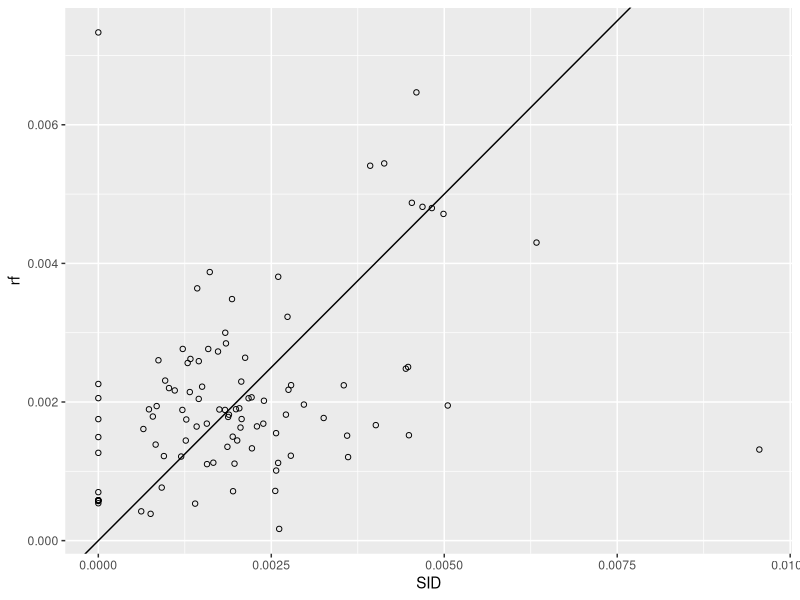
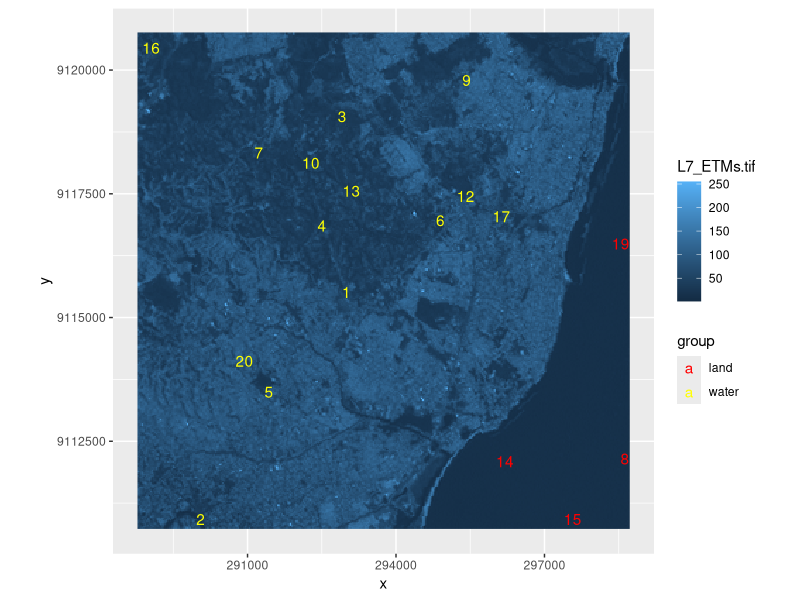
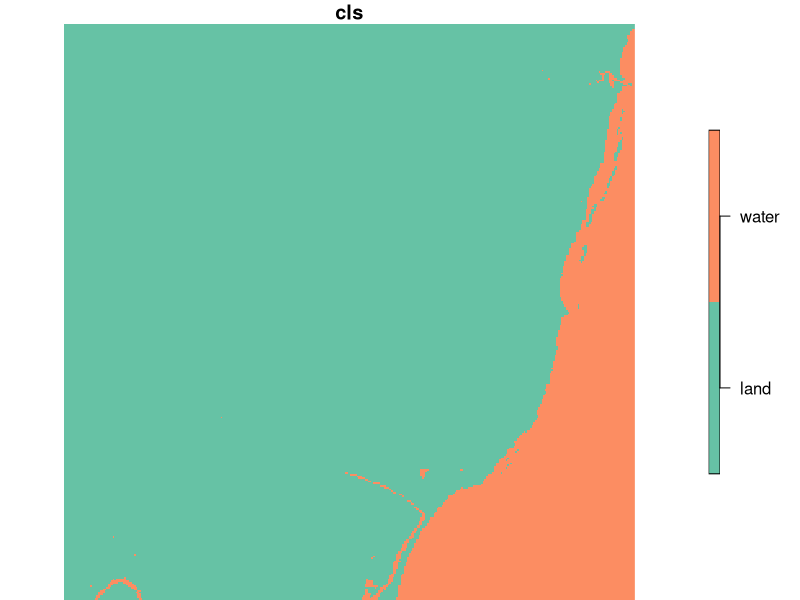
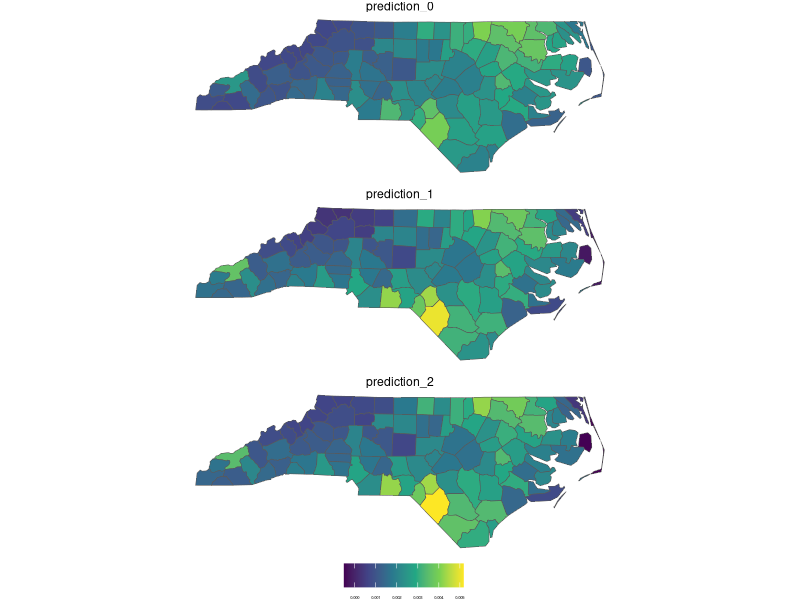
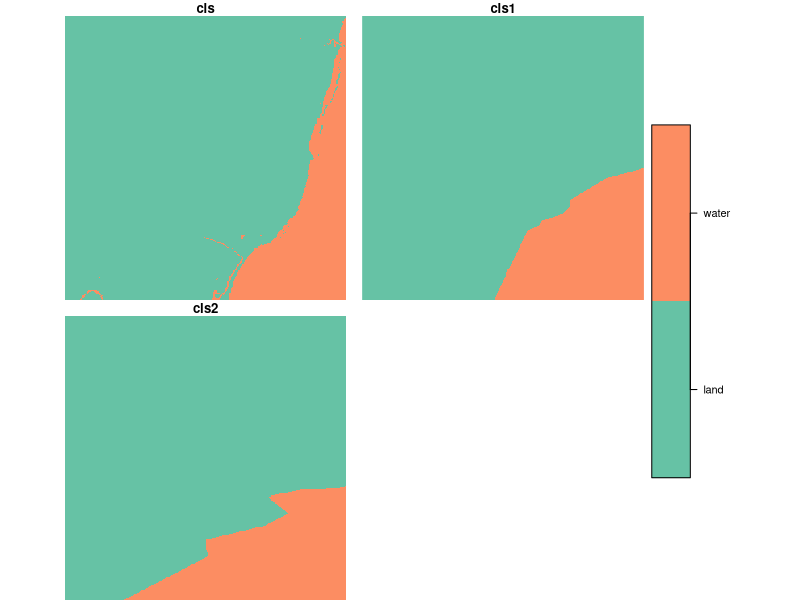

These charts were generated, in order, by the following R code:
## ---- chunk 1
library(tidyverse)
library(sf)
## ---- chunk 2
nc <- system.file("gpkg/nc.gpkg", package="sf") |>
  read_sf() 
## ---- chunk 3
nc %>% names
## ---- chunk 4
nc %>%
  select(SID74, BIR74, NWBIR74) %>%
  head
## ---- chunk 5
nc1 <- nc |> mutate(SID = SID74 / BIR74, NWB = NWBIR74 / BIR74)

nc1 %>% select(SID, NWB) %>% head
## ---- chunk 6
fit <- lm(SID ~ NWB, nc1)
broom::tidy(fit)
## ---- chunk 7
pr <- fit %>%
  predict(nc1, interval = "prediction")

bind_cols(nc, pr) |> names()
## ---- chunk 8
library(randomForest) |> suppressPackageStartupMessages()
## ---- chunk 9
r = randomForest(SID ~ NWB, nc1)
## ---- chunk 10
nc1$rf = predict(r)
## ---- chunk 11
nc2 <- nc1%>%
  select(SID,rf)

nc2%>%head
## ---- chunk 12
nc2 %>%
  ggplot(aes(SID,rf))+
  geom_point(shape=21,stroke=0.5)+
  geom_abline()
## ---- chunk 13
pts = st_sample(nc, 1000)
nc3 = st_intersection(nc1, pts)
## ---- chunk 14
fit |> summary()
## ---- chunk 15
fit2 <- lm(SID ~ NWB, nc3) 

fit2|> summary()
## ---- chunk 16
lm(SID ~ NWB, nc1) |>
  predict(nc1, interval = "prediction") -> pr1
lm(SID ~ NWB, nc3) |>
  predict(nc1, interval = "prediction") -> pr2
mean(pr1[,"upr"] - pr1[,"lwr"])
# [1] 0.005161177
mean(pr2[,"upr"] - pr2[,"lwr"])
# [1] 0.004992217
## ---- chunk 17
lm(SID ~ NWB, nc1) |>
  predict(nc1, interval = "confidence") -> pr1
lm(SID ~ NWB, nc3) |>
  predict(nc1, interval = "confidence") -> pr2
mean(pr1[,"upr"] - pr1[,"lwr"])
# [1] 0.0007025904
mean(pr2[,"upr"] - pr2[,"lwr"])
# [1] 0.000221525
## ---- chunk 18
tif <- system.file("tif/L7_ETMs.tif", package = "stars")
## ---- chunk 19
library(stars)
# r <- read_stars(tif)
(r <- read_stars(tif))
## ---- chunk 20
st_bbox(r)
## ---- chunk 21
st_bbox(r) |> 
  st_as_sfc()
## ---- chunk 22
set.seed(115517)
pts2 <- st_bbox(r) |> 
  st_as_sfc() |> 
  st_sample(20)
## ---- chunk 23
(e <- st_extract(r, pts2))
## ---- chunk 24
r%>%class
## ---- chunk 25
r%>%dim
## ---- chunk 26
st_as_sf(e)
## ---- chunk 27
e_df <- st_as_sf(e) |> 
  st_coordinates() %>%
  as_tibble() %>%
  mutate(label=c(1:20),
         group=ifelse(label%in%c(8, 14, 15, 18, 19),"land","water"))

e_df%>%head
## ---- chunk 28
ggplot()+
  stars::geom_stars(data=r)+
  geom_text(data=e_df,
            mapping=aes(x=X,y=Y,
                        label=label,
                        group=group,
                        color=group),
            check_overlap = T,
            inherit.aes = F)+
  scale_color_manual(values=c("red","yellow"))+
  coord_equal()
## ---- chunk 29
rs <- split(r)
rs
## ---- chunk 30
trn <- rs %>%
  st_extract(pts2)
## ---- chunk 31
trn$cls <- rep("land", 20)
trn$cls[c(8, 14, 15, 18, 19)] <- "water"
## ---- chunk 32
library(class)
tr <- as.data.frame(trn) |> select(X1, X2, X3, X4, X5, X6) 
test <- as.data.frame(rs) |> select(X1, X2, X3, X4, X5, X6) 
## ---- chunk 33
rs$cls = knn(tr, test, trn$cl, k = 5)
plot(rs["cls"])
## ---- chunk 34
nc1
## ---- chunk 35
cc <- st_centroid(nc1) |> 
  st_coordinates() 
cc
## ---- chunk 36
# geometries
nc4 <- bind_cols(nc1, cc) |> 
  transmute(X=X, Y=Y, SID=SID, NWB=NWB) 
## ---- chunk 37
(lm0 <- lm(SID ~ NWB, nc1)) |> summary()
## ---- chunk 38
(lm1 <- lm(SID ~ NWB + X + Y, nc4)) |> summary()
## ---- chunk 39
(lm2 <- lm(SID ~ NWB+X+Y+ I(X^2) + I(Y^2)+ X*Y, nc4)) |> summary()

## ---- chunk 40
nc1$prediction_0 <- lm0 |> predict(nc4)
nc1$prediction_1 <- lm1 |> predict(nc4)
nc1$prediction_2 <- lm2 |> predict(nc4)
## ---- chunk 41
nc5 <- nc1 %>%
  select(prediction_0,prediction_1,prediction_2) |>
  #pivot_longer(cols = c("pr0","pr1","pr2"))%>%
  st_as_stars() |> 
  merge() 

nc5 
## ---- chunk 42
ggplot()+
  geom_stars(data=nc5)+
  facet_wrap(~attributes,ncol = 1) +
  scale_fill_viridis_c()+
  labs(fill="")+
  theme_void()+
  theme(legend.position = "bottom",
        legend.text = element_text(size=3))
## ---- chunk 43
tr1 <- cbind(as.data.frame(trn), 
             st_coordinates(trn)) |> 
  select(X, Y, X1, X2, X3, X4, X5, X6) 
## ---- chunk 44
test1 <- as.data.frame(rs) |> 
  transmute(X=x, Y=y, X1, X2, X3, X4, X5, X6)
## ---- chunk 45
rs$cls1 = knn(tr1, test1, trn$cl, k = 5)
## ---- chunk 46
rs
## ---- chunk 47
tr2 <- cbind(as.data.frame(trn), st_coordinates(trn)) |> 
  transmute(X, Y, X2=X^2, Y2=Y^2, XY=X*Y, X1, X2, X3, X4, X5, X6)
## ---- chunk 48
test2 <- as.data.frame(rs) |> 
  transmute(X=x, Y=y, X2=X^2, Y2=Y^2, XY=X*Y, X1, X2, X3, X4, X5, X6)
## ---- chunk 49
rs$cls2 = knn(tr2, test2, trn$cl, k = 5)
## ---- chunk 50
rs[c("cls", "cls1", "cls2")] |> merge() |> plot()
